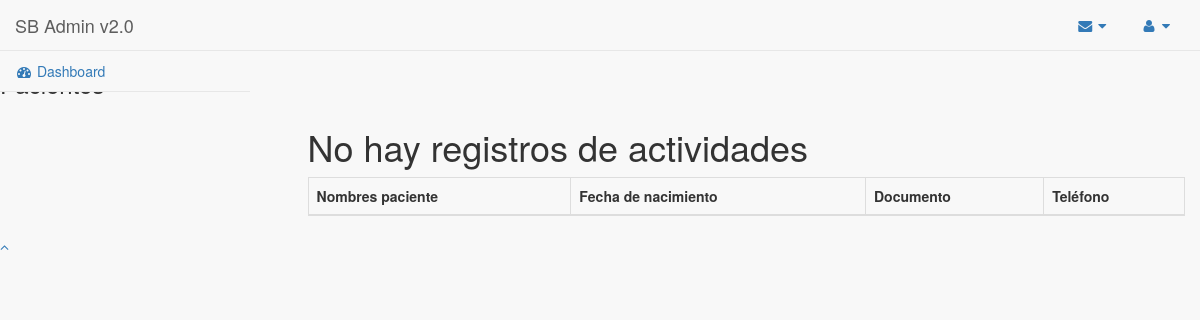
Page /users/list/ on the earlier database version.
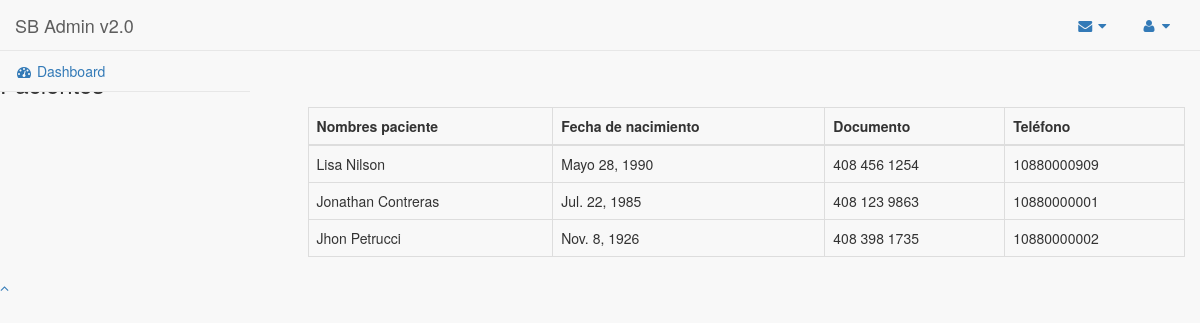
Same page on the later database version.
### apps/users/models.py (models this page shows, shortened)
class RelationMedicPatient(models.Model):
    medic = models.ForeignKey('Users', blank=True, null=True,related_name='medic_relation')
    patient = models.ForeignKey('Users', blank=True, null=True,related_name='patient_relation')

class Users(AbstractUser):
    document = models.CharField(blank=True, null=True,max_length=40)
    born_date = models.DateField(blank=True, null=True)
    phone = models.CharField(max_length=20, blank=True, null=True)
    address = models.CharField(max_length=100, blank=True, null=True)
    city = models.CharField(blank=True, null=True,max_length=30)
    group = models.ForeignKey(Group, null=True)
    class Meta:
        db_table = 'users'

### apps/users/views.py (the view)
class ListPatient(ListView):
    model = RelationMedicPatient
    template_name = 'users/list_patient.html'
    context_object_name = 'ListPatient'

### templates/users/list_patient.html (shortened to what this page needs)
{% extends "base/base.html" %}
{% block content %}
<h3>Pacientes</h3>
<div class = "container">
  <div class = "row">
   <div class="col-md-3"></div>
          <div class="table-responsive">
            <table class="table table-bordered table-hover" id="dataTables" width="100%" cellspacing="0">
              <thead>
              <tr>
                <th >Nombres paciente</th>
                <th >Fecha de nacimiento</th>
                <th >Documento</th>
                <th >Teléfono</th>
                </tr>
             </thead>
              <tbody>
              {% if object_list %}
              {% for actividad in object_list %}
              <tr onclick="return abrir_modal('{% url 'detail_patient'  actividad.patient.id  %}')" >
                <td>{{ actividad.patient.first_name }} {{ actividad.patient.last_name }} </td>
                <td>{{ actividad.patient.born_date }}</td>
                <td>{{ actividad.patient.phone }}</td>
                <td>{{ actividad.patient.document }}</td>
              </tr>
              {% endfor %}
              {% else %}
              <h1>No hay registros de actividades</h1>
              {% endif %}
            </tbody>
            </table>
          </div>
     </div>
</div>
{% endblock %}

Differences in the rows shown:
added RelationMedicPatient: patient.first_name "Lisa", patient.last_name "Nilson", patient.born_date "Mayo 28, 1990", patient.phone "408 456 1254", patient.document "10880000909"
added RelationMedicPatient: patient.first_name "Jonathan", patient.last_name "Contreras", patient.born_date "Jul. 22, 1985", patient.phone "408 123 9863", patient.document "10880000001"
added RelationMedicPatient: patient.first_name "Jhon", patient.last_name "Petrucci", patient.born_date "Nov. 8, 1926", patient.phone "408 398 1735", patient.document "10880000002"
Other differences:
text no longer shown: "No hay registros de actividades"
